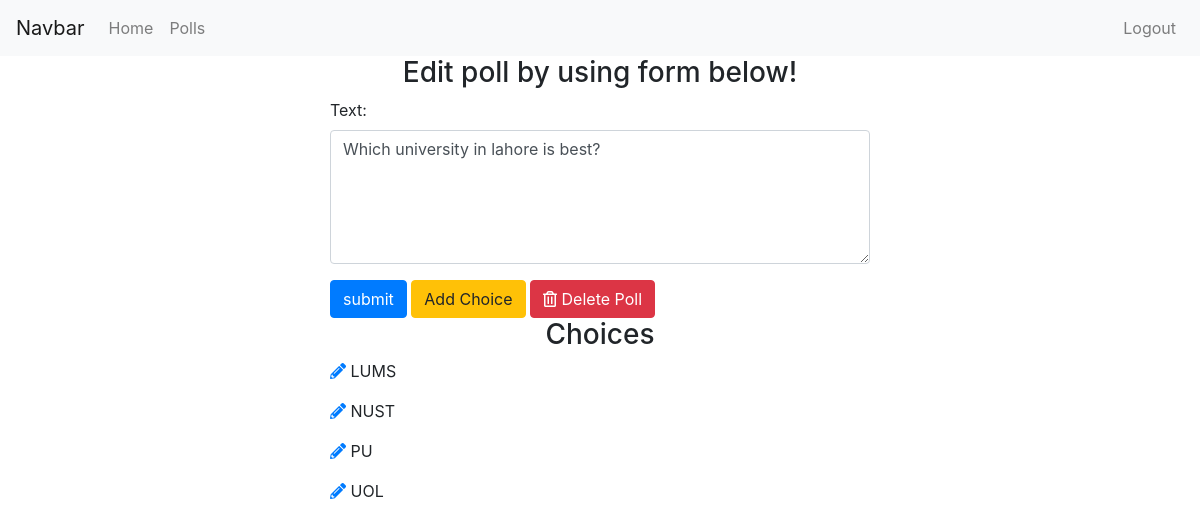
The app's page /polls/edit/22/ (signed in) with its own data.
### polls/models.py (models this page shows, shortened)
class Poll(models.Model):
    owner = models.ForeignKey(User, on_delete=models.CASCADE, default=1)
    text = models.CharField(max_length=255)
    pub_date = models.DateField()

class Choice(models.Model):
    poll = models.ForeignKey(Poll, on_delete=models.CASCADE)
    choice_text = models.CharField(max_length=255)

### polls/views.py (the view)
# urls.py: path('edit/<int:poll_id>/', views.polls_edit_view, name='edit_poll'),
@login_required
def polls_edit_view(request, poll_id):
    poll = get_object_or_404(Poll, id=poll_id)
    if request.user != poll.owner:
        return redirect('/')
    if request.method == 'POST':
        form = EditPollForm(request.POST, instance=poll)
        if form.is_valid():
            form.save()
            messages.success(request, 'Poll edited successfully!', extra_tags='alert alert-success alert-dismissible fade show')
            return redirect('polls:polls_list_view')
    else:
        form = EditPollForm(instance=poll)
    context = {'form': form, 'poll': poll}
    return render(request, 'polls/edit_poll.html', context)

### polls/forms.py
class EditPollForm(forms.ModelForm):
    class Meta:
        model = Poll
        fields = ['text']
        widgets = {
            'text': forms.Textarea(attrs={'class': 'form-control', "rows": 5, "cols": 20})
        }

### polls/templates/polls/edit_poll.html (shortened to what this page needs)
{% extends 'base.html' %}
{% block content %}
<div class="container">
    <h3 class="text-center">Edit poll by using form below!</h3>
    <div class="row">
        <div class="col-sm-6 offset-sm-3">
            <form action="" method="post">
                {% for field in form %}
                <div class="form-group">
                    {{ field.label_tag }}
                    {{ field }}
                </div>
                {% endfor %}
                <input type="submit" value="submit" class="btn btn-primary">
                <a href="{% url 'polls:add_choice' poll.id %}" class="btn btn-warning">Add Choice</a>
                 <a href="{% url 'polls:poll_confirm_delete' poll.id %}" class="btn btn-danger">
                        <i class="far fa-trash-alt"></i> Delete Poll</a>
            </form>
            <h3 class="text-center">Choices</h3>
            {% for choice in poll.choice_set.all %}
            <p><a href="{% url 'polls:edit_choice' choice.id %}"><i class="fas fa-pencil-alt"></i></a> {{ choice.choice_text}}</p>
            {% endfor %}
        </div>
    </div>
</div>
{% endblock %}

### records on screen
Poll: form "Which university in lahore is best?"
Choice: choice_text "LUMS"
Choice: choice_text "NUST"
Choice: choice_text "PU"
Choice: choice_text "UOL"

### other values on screen
{{ field.label_tag }} "Text:"
